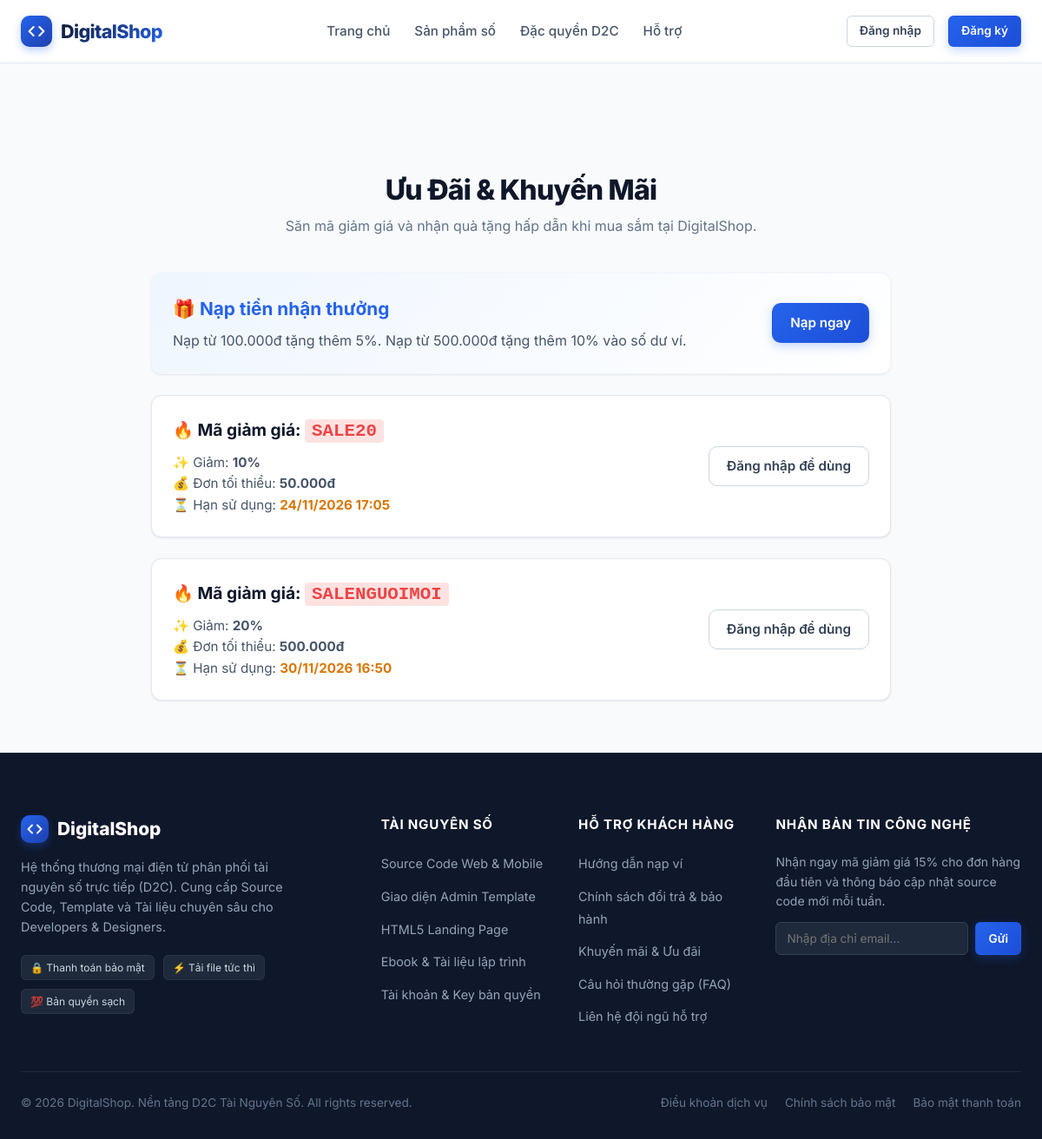
The page /user/pages/promotions.php on the database its author committed.
### tables this page shows
CREATE TABLE `coupons` (
  `id` int(11) UNSIGNED NOT NULL,
  `code` varchar(50) NOT NULL,
  `discount_type` enum('percent','fixed') NOT NULL DEFAULT 'percent',
  `discount_value` bigint(20) NOT NULL,
  `min_order_value` bigint(20) DEFAULT 0,
  `usage_limit` int(11) DEFAULT 0,
  `used_count` int(11) DEFAULT 0,
  `expires_at` datetime DEFAULT NULL,
  `status` enum('active','hidden') DEFAULT 'active',
  `created_at` datetime DEFAULT current_timestamp()
);

### shared/bootstrap.php (called while the page is built, shortened)
<?php
function e($s) { return htmlspecialchars($s ?? '', ENT_QUOTES, 'UTF-8'); }
function money($amount) { return number_format($amount, 0, ',', '.') . 'đ'; }
function is_logged_in() { return isset($_SESSION['user_id']); }
function view($template, $data = [], $layout = 'user') {
    extract($data);
    require __DIR__ . '/../user/views/layouts/' . $layout . '.php';
}

### user/pages/promotions.php (called while the page is built)
<?php
require __DIR__ . '/../../shared/bootstrap.php';
$sql = "SELECT * FROM coupons
        WHERE status = 'active'
        AND (expires_at IS NULL OR expires_at > NOW())
        AND (usage_limit = 0 OR used_count < usage_limit)
        ORDER BY created_at DESC";
$stmt = $db->query($sql);
$coupons = $stmt->fetchAll();
view('promotions', [
    'title' => 'Chương trình khuyến mãi',
    'coupons' => $coupons
]);

### user/views/promotions.php (the view)
<section class="section" style="padding-top: 120px; padding-bottom: 60px;">
    <div class="container" style="max-width: 900px;">
        <div style="text-align: center; margin-bottom: 40px;">
            <h1 class="section-title">Ưu Đãi & Khuyến Mãi</h1>
            <p class="section-subtitle">Săn mã giảm giá và nhận quà tặng hấp dẫn khi mua sắm tại DigitalShop.</p>
        </div>
        <div style="display: grid; gap: 24px;">
            <div style="background: linear-gradient(135deg, #eff6ff 0%, #fff 100%); border: 1px solid var(--primary-light); border-radius: 12px; padding: 24px; display: flex; justify-content: space-between; align-items: center; box-shadow: var(--shadow-sm);">
                <div>
                    <h3 style="color: var(--primary); font-size: 1.3rem; margin-bottom: 8px;">🎁 Nạp tiền nhận thưởng</h3>
                    <p style="color: var(--slate-600);">Nạp từ 100.000đ tặng thêm 5%. Nạp từ 500.000đ tặng thêm 10% vào số dư ví.</p>
                </div>
                <a href="<?= APP_BASE ?>/pages/deposit.php" class="btn btn-primary" style="white-space: nowrap;">Nạp ngay</a>
            </div>
            <?php if (empty($coupons)): ?>
                <div class="alert" style="background: #fff; border: 1px solid #e2e8f0; text-align: center;">
                    <p>Hiện tại chưa có mã giảm giá nào được phát hành. Vui lòng quay lại sau!</p>
                </div>
            <?php else: ?>
                <?php foreach ($coupons as $c): ?>
                    <div style="background: #fff; border: 1px solid var(--slate-200); border-radius: 12px; padding: 24px; display: flex; justify-content: space-between; align-items: center; box-shadow: var(--shadow-sm); position: relative; overflow: hidden;">
                        <div>
                            <h3 style="color: var(--slate-900); font-size: 1.2rem; margin-bottom: 8px;">
                                🔥 Mã giảm giá:
                                <span style="color: #ef4444; font-weight: 800; font-family: monospace; background: #fee2e2; padding: 2px 8px; border-radius: 4px; font-size: 1.3rem;">
                                    <?= e($c['code']) ?>
                                </span>
                            </h3>
                            <ul style="list-style: none; padding: 0; margin: 0; color: var(--slate-600); font-size: 0.95rem; line-height: 1.6;">
                                <li>✨ Giảm: <b><?= $c['discount_type'] == 'percent' ? $c['discount_value'] . '%' : money($c['discount_value']) ?></b></li>
                                <li>💰 Đơn tối thiểu: <b><?= $c['min_order_value'] == 0 ? 'Không yêu cầu' : money($c['min_order_value']) ?></b></li>
                                <?php if ($c['expires_at']): ?>
                                    <li>⏳ Hạn sử dụng: <b style="color: #d97706;"><?= date('d/m/Y H:i', strtotime($c['expires_at'])) ?></b></li>
                                <?php endif; ?>
                            </ul>
                        </div>
                        <div>
                            <?php if (is_logged_in()): ?>
                                <a href="<?= APP_BASE ?>/pages/products.php" class="btn btn-outline" style="white-space: nowrap;">Mua sắm ngay</a>
                            <?php else: ?>
                                <a href="<?= APP_BASE ?>/pages/auth/login.php" class="btn btn-outline" style="white-space: nowrap;">Đăng nhập để dùng</a>
                            <?php endif; ?>
                        </div>
                    </div>
                <?php endforeach; ?>
            <?php endif; ?>
        </div>
    </div>
</section>

### user/assets/css/style.css (style rules this page uses)
:root { --primary: #2563eb; --primary-hover: #1d4ed8; --primary-active: #1e40af; --primary-light: #eff6ff; --primary-glow: rgba(37, 99, 235, 0.15); --slate-900: #0f172a; --slate-800: #1e293b; --slate-700: #334155; --slate-600: #475569; --slate-500: #64748b; --slate-400: #94a3b8; --slate-300: #cbd5e1; --slate-200: #e2e8f0; --slate-100: #f1f5f9; --slate-50: #f8fafc; --white: #ffffff; --success-bg: #f0fdf4; --success-border: #bbf7d0; --success-text: #166534; --error-bg: #fef2f2; --error-border: #fecaca; --error-text: #991b1b; --warning-bg: #fffbeb; --warning-border: #fde68a; --warning-text: #92400e; --font-sans: 'Inter', -apple-system, BlinkMacSystemFont, 'Segoe UI', Roboto, Helvetica, Arial, sans-serif; --shadow-xs: 0 1px 2px 0 rgba(15, 23, 42, 0.05); --shadow-sm: 0 1px 3px 0 rgba(15, 23, 42, 0.08), 0 1px 2px -1px rgba(15, 23, 42, 0.06); --shadow-md: 0 4px 6px -1px rgba(15, 23, 42, 0.08), 0 2px 4px -2px rgba(15, 23, 42, 0.06); --shadow-lg: 0 10px 15px -3px rgba(15, 23, 42, 0.08), 0 4px 6px -4px rgba(15, 23, 42, 0.04); --shadow-xl: 0 20px 25px -5px rgba(15, 23, 42, 0.1), 0 8px 10px -6px rgba(15, 23, 42, 0.04); --radius-sm: 6px; --radius-md: 10px; --radius-lg: 16px; --radius-xl: 24px; --radius-full: 9999px; --transition-fast: all 0.15s ease-in-out; --transition-base: all 0.25s cubic-bezier(0.4, 0, 0.2, 1); --transition-slow: all 0.4s cubic-bezier(0.4, 0, 0.2, 1); }
*, *::before, *::after { box-sizing: border-box; margin: 0; padding: 0; }
html { font-size: 16px; scroll-behavior: smooth; -webkit-font-smoothing: antialiased; -moz-osx-font-smoothing: grayscale; }
body { font-family: var(--font-sans); background-color: var(--slate-50); color: var(--slate-700); line-height: 1.6; min-height: 100vh; display: flex; flex-direction: column; }
a { color: var(--primary); text-decoration: none; transition: var(--transition-fast); }
.container { width: 100%; max-width: 1200px; margin-left: auto; margin-right: auto; padding-left: 24px; padding-right: 24px; }
.btn { display: inline-flex; align-items: center; justify-content: center; gap: 8px; padding: 10px 20px; font-size: 0.95rem; font-weight: 600; border-radius: var(--radius-md); border: 1px solid transparent; cursor: pointer; text-decoration: none; transition: var(--transition-fast); }
.btn-primary { background: linear-gradient(135deg, var(--primary) 0%, #1d4ed8 100%); color: var(--white); box-shadow: 0 4px 12px rgba(37, 99, 235, 0.25); }
.btn-outline { background: transparent; color: var(--slate-700); border-color: var(--slate-300); }
.section { padding: 70px 0; }
.section-title { font-size: 2rem; font-weight: 800; color: var(--slate-900); letter-spacing: -0.025em; }
.section-subtitle { font-size: 1rem; color: var(--slate-500); margin-top: 4px; }

### rows shown on the page
coupons: code "SALE20", discount_value "10", min_order_value "50.000đ", expires_at "24/11/2026 17:05"
coupons: code "SALENGUOIMOI", discount_value "20", min_order_value "500.000đ", expires_at "30/11/2026 16:50"
